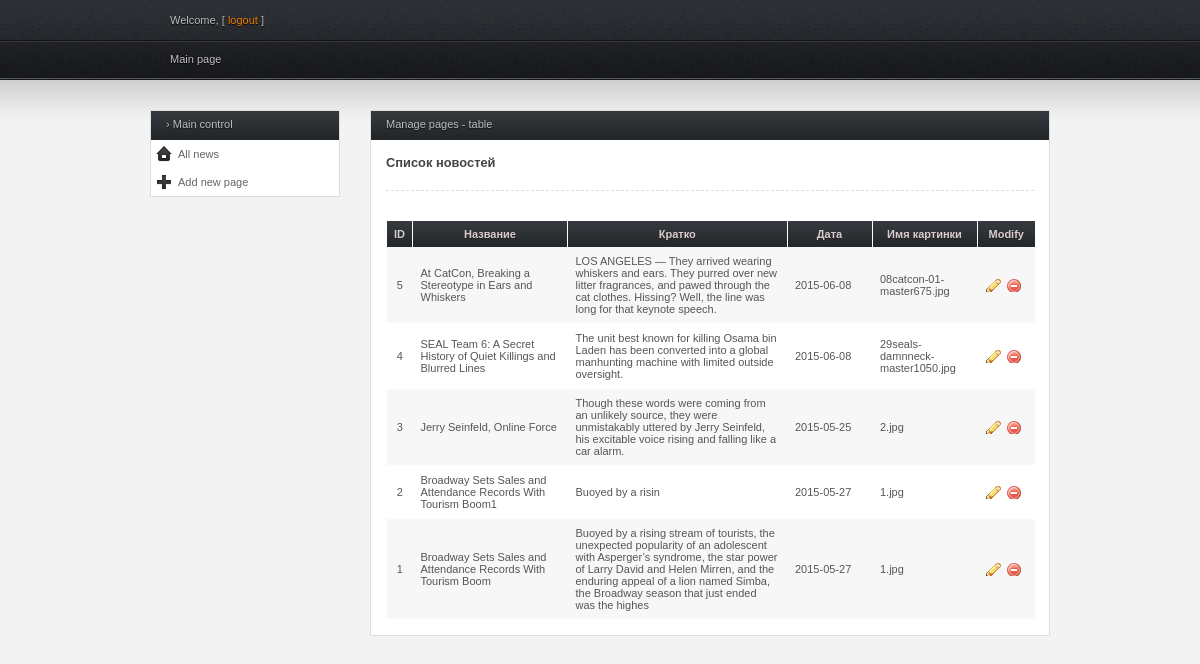
Page /cms/index.php on the committed database.
### tables this page shows
CREATE TABLE IF NOT EXISTS `post` (
  `id` int(11) NOT NULL AUTO_INCREMENT,
  `name` tinytext,
  `summary` tinytext,
  `article` mediumtext,
  `n_date` date DEFAULT NULL,
  `view` int(11) DEFAULT NULL,
  `picture_name` varchar(50) DEFAULT NULL,
  PRIMARY KEY (`id`)
);

### classes/post.php (called while the page is built, shortened)
<?php
class post
{
    private $link;
    private $allList = array();
    public function __construct($link, $id = null, $name = '', $summary = '', $article = '', $date = null, $image = '', $view = '')
    {
        $this->link = $link;
    }
    public function getAllList()
    {
        return $this->allList();
    }
    private function allList ()
    {
        $sql = "select * from " . self::TABLE_NAME . " order by id desc";
        $lastNews = $this->link->query($sql);
        while ($row = $lastNews->fetch()) {
            $this->allList[] = $row;
        }
        return $this->allList;
    }
}

### cms/index.php (the view, shortened to what this page needs)
<?php
    require  "header.php";
    require_once "mysql_config.php";
    require_once("../classes/post.php");
    $post = new Post($link);
?>
    <div id = "main">
        <div class="full_w">
                <div class="h_title">Manage pages - table</div>
                <h3>Список новостей</h3>
                <div class="entry">
                            <div class="sep"></div>
                </div>
            <table>
                <thead>
                <tr>
                <th scope="col">ID</th>
                <th scope="col" style="width: 140px;">Название</th>
                <th scope="col">Кратко</th>
                <th scope="col" style="width: 70px;">Дата</th>
                <th scope="col" style="width: 90px;">Имя картинки</th>
                <th scope="col" style="width: 43px;">Modify</th>
                </tr>
                </thead>
                <tbody>
                <?php
                $allNews = $post->getAllList();
                foreach($allNews as $news) {
                        echo "<tr>
                                <td class=\"align-center\">".$news['id']."</td>
                                <td>".$news['name']."</td>
                                <td>".$news['summary']."</td>
                                <td>".$news['n_date']."</td>
                                <td>".$news['picture_name']."</td>
                                <td>
                                    <a href = \"edit_page.php?id=".$news['id']."\" class=\"table-icon edit\" title=\"Edit\"></a>
                                    <a href = \"delete.php?id=".$news['id']."\" class=\"table-icon delete\" title=\"Delete\"></a>
                                </td>
                              </tr>";
                    }
                ?>
                </tbody>
                </table>
        </div>
    </div>

### cms/header.php (shortened to what this page needs)
<!DOCTYPE html PUBLIC "-//W3C//DTD XHTML 1.0 Transitional//EN" "http://www.w3.org/TR/xhtml1/DTD/xhtml1-transitional.dtd">
<html xmlns="http://www.w3.org/1999/xhtml" lang="pl" xml:lang="pl">
    <link rel="stylesheet" type="text/css" href="css/style.css" media="screen" />
    <link rel="stylesheet" type="text/css" href="css/navi.css" media="screen" />
</head>
<body>
<div class="wrap">
    <div id="header">
        <div id="top">
            <div class="left">
                <p>Welcome, <strong><?=$_POST['login']?></strong> [ <a href="">logout</a> ]</p>
            </div>
        </div>
        <div id="nav">
            <ul>
                <li class="upp"><a href="../index.php">Main page</a>
                </li>
            </ul>
        </div>
    </div>
    <div id="content">
        <div id="sidebar">
            <div class="box">
                <div class="h_title">&#8250; Main control</div>
                <ul id="home">
                    <li class="b1"><a class="icon view_page" href="index.php">All news</a></li>
                    <li class="b1"><a class="icon add_page" href="add.php">Add new page</a></li>
                </ul>
            </div>
        </div>
</body>
</html>

### cms/css/style.css (style rules this page uses)
* { margin: 0; padding: 0; }
body { background: #f3f3f3 url(../img/bg_top.jpg) repeat-x; color: #bebebe; font-family: Tahoma, Arial, Helvetica, sans-serif; font-size: 11px; margin: 0; }
h1, h2, h3, h4 { font-family: Arial, sans-serif; color: #444444; }
a { text-decoration: none; }
.wrap { margin: 0 auto; width: 900px; }
#header #top { height: 34px; padding: 14px 20px 0 20px; }
#header #top p { text-shadow: #000 0px 1px 1px; }
#header #top a { color: #f07e01; }
#content { margin: 30px 0 30px 0; }
#content .b1 { background: #ffffff; }
#content tr:nth-child(even) { background: #ffffff; }
#content tr:nth-child(odd) { background: #f7f7f7; }
#content #sidebar { float: left; margin: 0 20px 0 0; width: 190px; }
#sidebar a { color: #656565; }
#sidebar .box { border: 1px solid #DCDDE1; margin: 0 0 12px 0; }
#sidebar .box .h_title { background: url(../img/bg_box_head.jpg) repeat-x; color: #bebebe; cursor: pointer; font-size: 11px; font-weight: normal; height: 22px; padding: 7px 0 0 15px; text-shadow: #0E0E0E 0px 1px 1px; }
#sidebar .box ul { list-style: none; }
#sidebar .box ul li { padding: 8px 0 8px 5px; }
.box ul li .icon { padding: 2px 0 2px 22px; }
.box ul li .view_page { background: url(../img/i_view_page.png) no-repeat center left; }
.box ul li .add_page { background: url(../img/i_add_page.png) no-repeat center left; }
#content #main { float: right; margin: 0 0 12px 0; width: 680px; }
#main .full_w { background: #ffffff; border: 1px solid #DCDDE1; color: #848484; margin: 0 0 20px 0; }
#main .full_w .h_title, #main .half_w .h_title { background: url(../img/bg_box_head.jpg) repeat-x; color: #bebebe; font-size: 11px; font-weight: normal; height: 22px; padding: 7px 0 0 15px; text-shadow: #0E0E0E 0px 1px 1px; }
#main .full_w h1, #main .full_w h2, #main .full_w h3 { margin: 15px 15px 5px 15px; }
table { border-collapse: collapse; margin: 15px; width: 650px; }
table th { background: url(../img/bg_box_head.jpg) repeat-x; color: #DACDCD; border-left: 1px solid #ffffff; border-right: 1px solid #ffffff; font-size: 11px; font-weight: bold; padding: 7px; text-shadow: 0px 1px #242424; }
table tr { border-left: 1px solid #ffffff; border-right: 1px solid #ffffff; }
table td { border-bottom: 1px solid #ffffff; border-top: 1px solid ffffff; color: #565656; padding: 8px; }
.table-icon { padding: 1px 8px; margin-right: 5px; }
.edit.table-icon { background: url(../img/i_edit.png) no-repeat; }
.delete.table-icon { background: url(../img/i_delete.png) no-repeat; }
.entry { color: #444; margin: 5px 0; padding: 5px 15px; text-shadow: 0px 1px #ffffff; }
.sep { border-bottom: 1px dashed #DDDDDD; margin: 10px 0; }
.left { float: left; }
.align-center { text-align: center; }

### cms/css/navi.css (style rules this page uses)
#header #nav { height: 27px; margin:0; padding: 5px 20px 0 10px; position: relative; }
#header #nav ul { list-style: none; }
#header #nav ul li.upp { display: inline; float: left; position: relative; margin: 0; text-align: center; }
#header #nav ul li.upp a { color: #bebebe; display: block; padding: 0px 30px 11px 10px; text-align: center; text-shadow: #000 0px 1px 1px; }

### rows in the picture
post: id "5", name "At CatCon, Breaking a Stereotype in Ears and Whiskers", summary "LOS ANGELES — They arrived wearing whiskers and ears. They purred over new litter fragrances, and pawed through the cat clothes. Hissing? Well, the line was long for that keynote speech.", n_date "2015-06-08", picture_name "08catcon-01-master675.jpg"
post: id "4", name "SEAL Team 6: A Secret History of Quiet Killings and Blurred Lines", summary "The unit best known for killing Osama bin Laden has been converted into a global manhunting machine with limited outside oversight.", n_date "2015-06-08", picture_name "29seals-damnneck-master1050.jpg"
post: id "3", name "Jerry Seinfeld, Online Force", summary "Though these words were coming from an unlikely source, they were unmistakably uttered by Jerry Seinfeld, his excitable voice rising and falling like a car alarm.", n_date "2015-05-25", picture_name "2.jpg"
post: id "2", name "Broadway Sets Sales and Attendance Records With Tourism Boom1", summary "Buoyed by a risin", n_date "2015-05-27", picture_name "1.jpg"
post: id "1", name "Broadway Sets Sales and Attendance Records With Tourism Boom", summary "Buoyed by a rising stream of tourists, the unexpected popularity of an adolescent with Asperger’s syndrome, the star power of Larry David and Helen Mirren, and the enduring appeal of a lion named Simba, the Broadway season that just ended was the highes", n_date "2015-05-27", picture_name "1.jpg"
